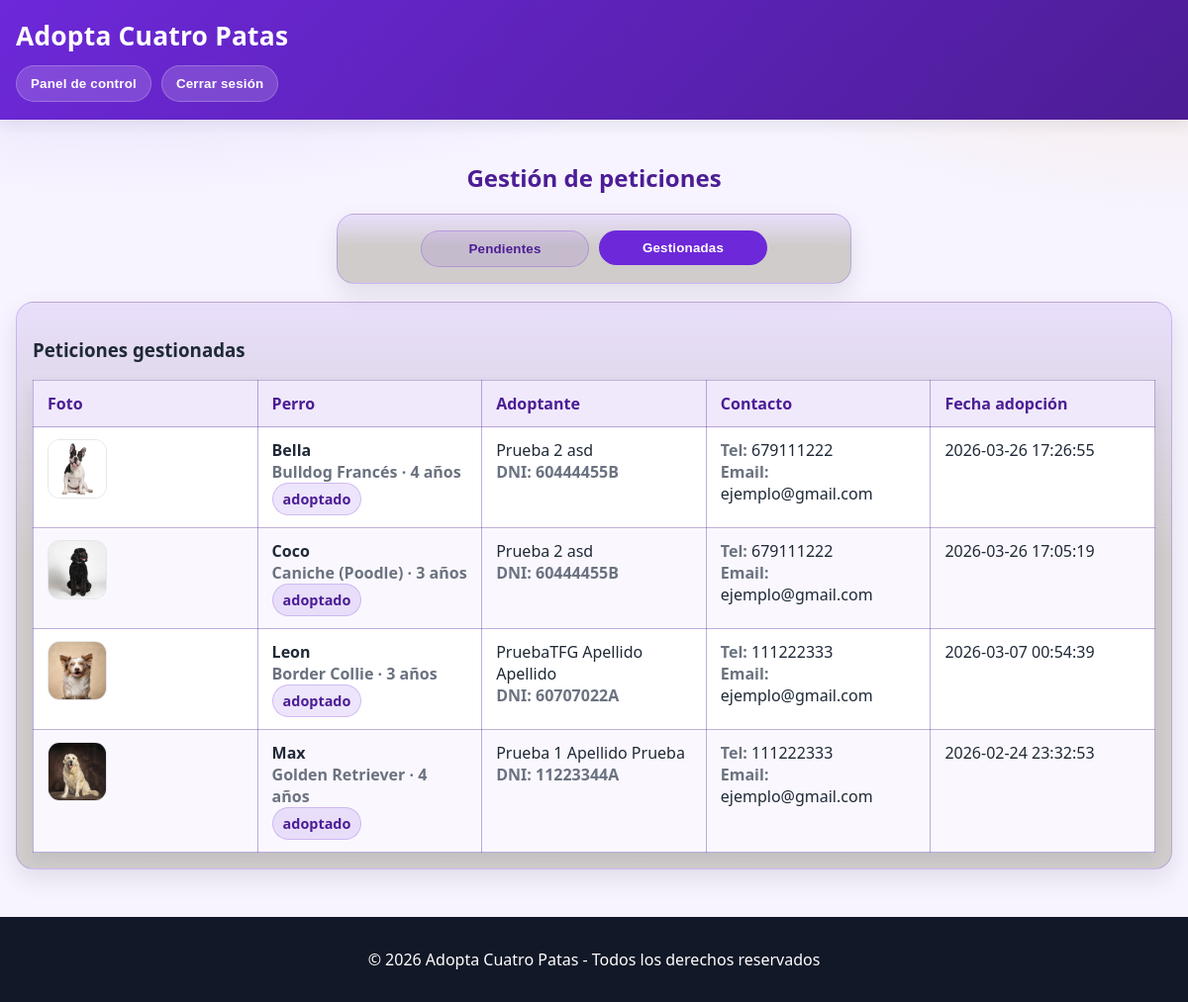
The page /admin/ver_peticiones.php?vista=gestionadas (signed in) on the database as committed earlier.
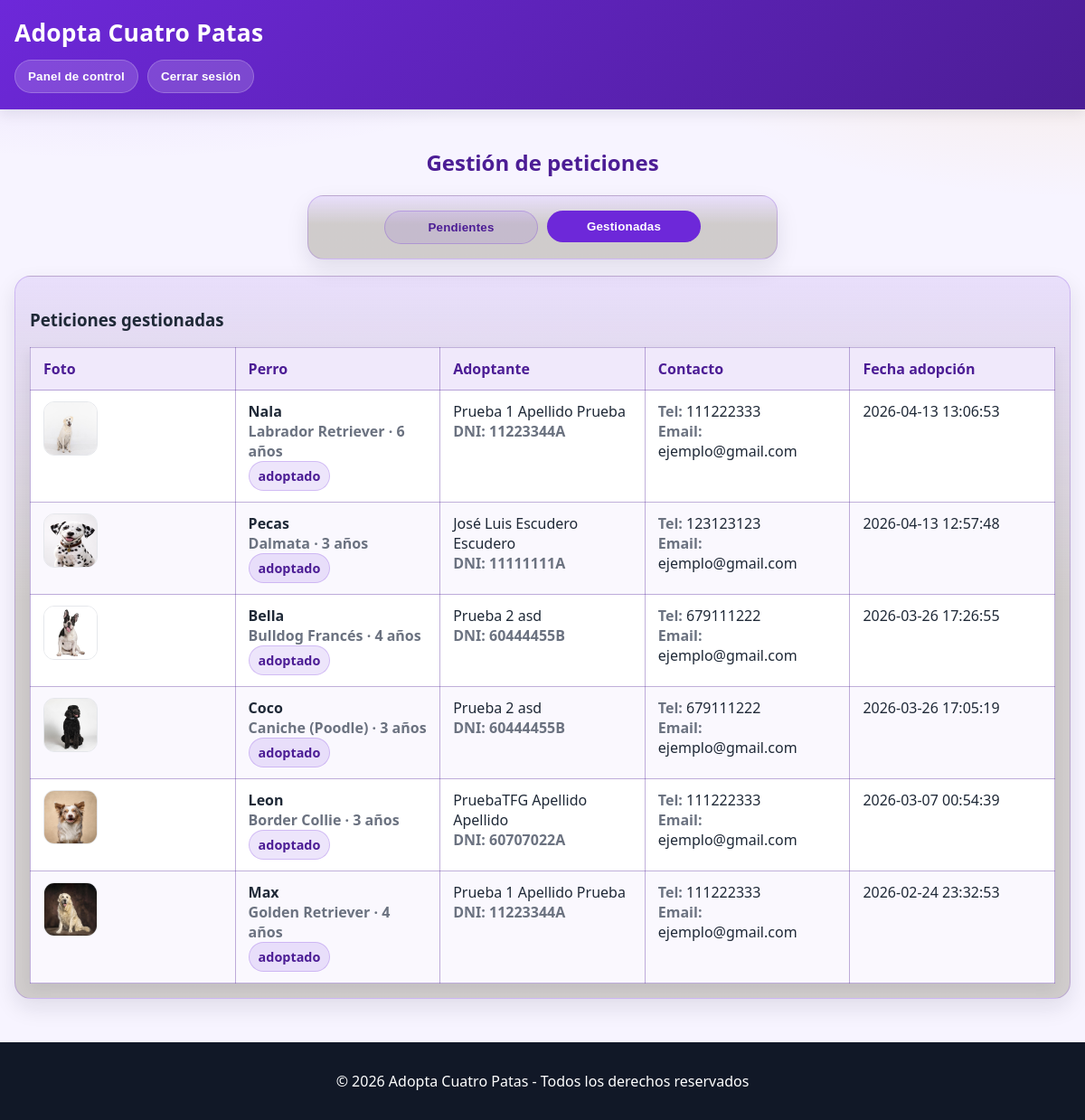
The same page on the database as committed later.
### tables this page shows
CREATE TABLE adopciones (
  id_adopcion    INTEGER PRIMARY KEY AUTOINCREMENT,
  id_perro       INTEGER NOT NULL UNIQUE,
  id_adoptante   INTEGER NOT NULL,
  id_solicitud   INTEGER,                         -- opcional: solicitud aprobada asociada
  adoptado_en    TEXT NOT NULL DEFAULT (datetime('now')),
  notas          TEXT,
  FOREIGN KEY (id_perro) REFERENCES perros(id_perro),
  FOREIGN KEY (id_adoptante) REFERENCES adoptantes(id_adoptante),
  FOREIGN KEY (id_solicitud) REFERENCES solicitudes_adopcion(id_solicitud)
);

CREATE TABLE perros (
  id_perro      INTEGER PRIMARY KEY AUTOINCREMENT,
  nombre        TEXT NOT NULL,
  raza          TEXT NOT NULL,
  edad_anios    INTEGER NOT NULL CHECK (edad_anios >= 0 AND edad_anios <= 40),
  descripcion   TEXT,
  estado        TEXT NOT NULL DEFAULT 'disponible'
                CHECK (estado IN ('disponible','adoptado','reservado','baja')),
  creado_por    INTEGER,                          -- usuario interno que lo publicó
  creado_en     TEXT NOT NULL DEFAULT (datetime('now')),
  actualizado_en TEXT,
  FOREIGN KEY (creado_por) REFERENCES usuarios_internos(id_usuario)
);

CREATE TABLE adoptantes (
  id_adoptante  INTEGER PRIMARY KEY AUTOINCREMENT,
  nombre        TEXT NOT NULL,
  apellidos     TEXT NOT NULL,
  dni           TEXT NOT NULL UNIQUE,
  telefono      TEXT NOT NULL,
  correo        TEXT NOT NULL,
  creado_en     TEXT NOT NULL DEFAULT (datetime('now'))
);

### admin/seguridad.php (called while the page is built, shortened)
<?php
function h(string $text): string
{
    return htmlspecialchars($text, ENT_QUOTES, 'UTF-8');
}

### admin/ver_peticiones.php (the view, shortened to what this page needs)
<?php
require_once __DIR__ . '/seguridad.php';
$db = abrir_db();
$vista = $_GET['vista'] ?? 'pendientes';
function foto_publica(int $id_perro): string {
    return "../img/perros/dog{$id_perro}.png";
}
function foto_sistema(int $id_perro): string {
    return __DIR__ . "/../img/perros/dog{$id_perro}.png";
}
?>
<!DOCTYPE html>
<html lang="es">
<head>
    <link rel="stylesheet" href="../estilos.css">
</head>
<body>
<header>
    <h1>Adopta Cuatro Patas</h1>
    <nav>
        <a href="panel_control.php"><button>Panel de control</button></a>
        <a href="cerrar_sesion.php"><button>Cerrar sesión</button></a>
    </nav>
</header>
<main class="pagina-formulario">
    <h2 class="form-titulo">Gestión de peticiones</h2>
    <section class="tarjeta-formulario peticiones-nav">
        <a href="ver_peticiones.php?vista=pendientes">
            <button type="button" class="<?php echo $vista === 'pendientes' ? 'btn-primario' : 'btn-secundario'; ?>">
                Pendientes
            </button>
        </a>
        <a href="ver_peticiones.php?vista=gestionadas">
            <button type="button" class="<?php echo $vista === 'gestionadas' ? 'btn-primario' : 'btn-secundario'; ?>">
                Gestionadas
            </button>
        </a>
    </section>
    <?php if ($vista === 'pendientes'): ?>
        <section class="tarjeta-formulario tabla-admin">
            <h3 class="subtitulo-admin">Peticiones pendientes</h3>
            <?php
            $pendientes = $db->query("
                SELECT s.*, p.nombre AS perro_nombre, p.raza AS perro_raza, p.edad_anios AS perro_edad, p.estado AS perro_estado
                FROM solicitudes_adopcion s
                JOIN perros p ON p.id_perro = s.id_perro
                WHERE s.estado IN ('pendiente','en_contacto','aprobada')
                ORDER BY s.creada_en DESC
            ");
            ?>
            <div class="tabla-wrapper">
                <table class="tabla-peticiones">
                    <thead>
                    <tr>
                        <th>Foto</th>
                        <th>Perro</th>
                        <th>Cliente</th>
                        <th>Contacto</th>
                        <th>Mensaje</th>
                        <th>Fecha</th>
                        <th>Acciones</th>
                    </tr>
                    </thead>
                    <tbody>
                    <?php
                    $hay = false;
                    while ($s = $pendientes->fetchArray(SQLITE3_ASSOC)):
                        $hay = true;
                        $idp = (int)$s['id_perro'];
                        $estadoPerro = (string)$s['perro_estado'];
                    ?>
                        <tr>
                            <td>
                                <?php if (file_exists(foto_sistema($idp))): ?>
                                    <img class="tabla-foto" src="<?php echo h(foto_publica($idp)); ?>" alt="Foto">
                                <?php else: ?>
                                    <em>Sin foto</em>
                                <?php endif; ?>
                            </td>
                            <td>
                                <strong><?php echo h((string)$s['perro_nombre']); ?></strong><br>
                                <span class="muted"><?php echo h((string)$s['perro_raza']); ?> · <?php echo (int)$s['perro_edad']; ?> años</span><br>
                                <span class="badge <?php echo badge_estado($estadoPerro); ?>">
                                    <?php echo h($estadoPerro); ?>
                                </span>
                            </td>
                            <td>
                                <?php echo h((string)$s['nombre']); ?> <?php echo h((string)$s['apellidos']); ?><br>
                                <span class="muted">DNI: <?php echo h((string)$s['dni']); ?></span>
                            </td>
                            <td>
                                <span class="muted">Tel:</span> <?php echo h((string)$s['telefono']); ?><br>
                                <span class="muted">Email:</span> <?php echo h((string)$s['correo']); ?>
                            </td>
                            <td><?php echo h((string)($s['mensaje'] ?? '')); ?></td>
                            <td><?php echo h((string)$s['creada_en']); ?></td>
                            <td>
                                <div class="acciones-inline">
                                    <form method="post">
                                        <input type="hidden" name="id_solicitud" value="<?php echo (int)$s['id_solicitud']; ?>">
                                        <input type="hidden" name="accion" value="validar">
                                        <button type="submit" class="btn-primario">Validar</button>
                                    </form>
                                    <form method="post" onsubmit="return confirm('¿Seguro que desea borrar esta solicitud?');">
                                        <input type="hidden" name="id_solicitud" value="<?php echo (int)$s['id_solicitud']; ?>">
                                        <input type="hidden" name="accion" value="borrar">
                                        <button type="submit" class="btn-peligro">Borrar</button>
                                    </form>
                                </div>
                            </td>
                        </tr>
                    <?php endwhile; ?>
                    <?php if (!$hay): ?>
                        <tr><td colspan="7"><em>No existen peticiones pendientes.</em></td></tr>
                    <?php endif; ?>
                    </tbody>
                </table>
            </div>
        </section>
    <?php else: ?>
        <section class="tarjeta-formulario tabla-admin">
            <h3 class="subtitulo-admin">Peticiones gestionadas</h3>
            <?php
            $gestionadas = $db->query("
                SELECT
                    a.id_adopcion,
                    a.adoptado_en,
                    p.id_perro,
                    p.nombre AS perro_nombre,
                    p.raza AS perro_raza,
                    p.edad_anios AS perro_edad,
                    o.nombre AS adoptante_nombre,
                    o.apellidos AS adoptante_apellidos,
                    o.dni AS adoptante_dni,
                    o.telefono AS adoptante_telefono,
                    o.correo AS adoptante_correo
                FROM adopciones a
                JOIN perros p ON p.id_perro = a.id_perro
                JOIN adoptantes o ON o.id_adoptante = a.id_adoptante
                ORDER BY a.adoptado_en DESC
            ");
            ?>
            <div class="tabla-wrapper">
                <table class="tabla-peticiones">
                    <thead>
                    <tr>
                        <th>Foto</th>
                        <th>Perro</th>
                        <th>Adoptante</th>
                        <th>Contacto</th>
                        <th>Fecha adopción</th>
                    </tr>
                    </thead>
                    <tbody>
                    <?php
                    while ($g = $gestionadas->fetchArray(SQLITE3_ASSOC)):
                        $idp = (int)$g['id_perro'];
                    ?>
                        <tr>
                            <td>
                                <?php if (file_exists(foto_sistema($idp))): ?>
                                    <img class="tabla-foto" src="<?php echo h(foto_publica($idp)); ?>" alt="Foto">
                                <?php else: ?>
                                    <em>Sin foto</em>
                                <?php endif; ?>
                            </td>
                            <td>
                                <strong><?php echo h((string)$g['perro_nombre']); ?></strong><br>
                                <span class="muted"><?php echo h((string)$g['perro_raza']); ?> · <?php echo (int)$g['perro_edad']; ?> años</span><br>
                                <span class="badge badge-morado">adoptado</span>
                            </td>
                            <td>
                                <?php echo h((string)$g['adoptante_nombre']); ?> <?php echo h((string)$g['adoptante_apellidos']); ?><br>
                                <span class="muted">DNI: <?php echo h((string)$g['adoptante_dni']); ?></span>
                            </td>
                            <td>
                                <span class="muted">Tel:</span> <?php echo h((string)$g['adoptante_telefono']); ?><br>
                                <span class="muted">Email:</span> <?php echo h((string)$g['adoptante_correo']); ?>
                            </td>
                            <td><?php echo h((string)$g['adoptado_en']); ?></td>
                        </tr>
                    <?php endwhile; ?>
                    </tbody>
                </table>
            </div>
        </section>
    <?php endif; ?>
</main>
<footer>
    <p>&copy; 2026 Adopta Cuatro Patas - Todos los derechos reservados</p>
</footer>
</body>
</html>

### estilos.css (style rules this page uses)
:root { --color-primario: #6D28D9; --color-primario-2: #4C1D95; --color-acento: #22C55E; --color-acento-2: #F59E0B; --fondo: #F7F4FF; --superficie: #FFFFFF; --texto: #1F2937; --muted: #6B7280; --borde: #E5E7EB; --borde-morado: rgba(109, 40, 217, 0.25); --linea-tabla: rgba(76, 29, 149, 0.35); --sombra: 0 10px 24px rgba(17, 24, 39, 0.10); --sombra-suave: 0 6px 14px rgba(17, 24, 39, 0.08); --r-xl: 18px; --r-lg: 14px; --r-md: 12px; --max-ancho: 1200px; }
* { box-sizing: border-box; }
html, body { height: 100%; }
body { margin: 0; font-family: system-ui, -apple-system, Segoe UI, Roboto, Arial, sans-serif; color: var(--texto); background: radial-gradient(1200px 500px at 10% -10%, rgba(109, 40, 217, 0.18), transparent 60%), radial-gradient(900px 400px at 100% 0%, rgba(245, 158, 11, 0.12), transparent 55%), var(--fondo); min-height: 100vh; display: flex; flex-direction: column; }
main { max-width: var(--max-ancho); margin: 0 auto; padding: 22px 16px; flex: 1; }
.muted { color: var(--muted); font-weight: 600; }
header { background: linear-gradient(135deg, var(--color-primario), var(--color-primario-2)); color: #fff; padding: 18px 16px; position: sticky; top: 0; z-index: 10; box-shadow: var(--sombra-suave); }
header h1 { margin: 0 0 12px 0; font-size: 1.65rem; letter-spacing: 0.2px; }
nav { display: flex; gap: 10px; flex-wrap: wrap; }
nav a { text-decoration: none; }
footer { background: #111827; color: #fff; text-align: center; padding: 16px; margin-top: 26px; }
button { border: none; cursor: pointer; border-radius: 999px; padding: 10px 14px; font-weight: 800; letter-spacing: 0.2px; transition: transform 0.08s ease, filter 0.15s ease, box-shadow 0.15s ease; }
nav button { background: rgba(255, 255, 255, 0.16); color: #fff; border: 1px solid rgba(255, 255, 255, 0.22); }
.btn-primario { background: var(--color-primario); color: #fff; }
.btn-secundario { background: rgba(109, 40, 217, 0.10); color: var(--color-primario-2); border: 1px solid var(--borde-morado); }
.pagina-formulario { display: flex; flex-direction: column; align-items: center; }
.form-titulo { text-align: center; color: var(--color-primario-2); margin-bottom: 20px; }
.tarjeta-formulario { width: 100%; max-width: 620px; background: linear-gradient(180deg, rgba(109, 40, 217, 0.10), rgba(207, 203, 203, 0.98) 45%); border: 1px solid rgba(109, 40, 217, 0.22); box-shadow: var(--sombra); border-radius: var(--r-xl); padding: 16px; }
.tabla-wrapper { width: 100%; overflow-x: visible; }
table { width: 100%; border-collapse: collapse; background: var(--superficie); border: 1px solid var(--linea-tabla); box-shadow: var(--sombra-suave); border-radius: 0; overflow: visible; }
th, td { padding: 12px 14px; text-align: left; vertical-align: top; border: 1px solid var(--linea-tabla); }
th { background: rgba(109, 40, 217, 0.10); color: var(--color-primario-2); font-weight: 900; }
tbody tr:nth-child(even) td { background: rgba(109, 40, 217, 0.03); }
.tabla-foto { width: 60px; height: 60px; object-fit: cover; border-radius: 12px; border: 1px solid var(--borde); }
.badge { display: inline-block; padding: 6px 10px; border-radius: 999px; font-weight: 800; font-size: 0.9rem; border: 1px solid rgba(0, 0, 0, 0.08); }
.badge-morado { background: rgba(109, 40, 217, 0.12); border-color: rgba(109, 40, 217, 0.22); color: var(--color-primario-2); }
.peticiones-nav { max-width: 520px; display: flex; gap: 10px; justify-content: center; margin-bottom: 18px; }
.peticiones-nav a { text-decoration: none; display: block; }
.peticiones-nav button { width: 100%; min-width: 170px; }
.tabla-admin, .tabla-usuarios, .tabla-animales, .tabla-peticiones { width: 100%; max-width: 100%; table-layout: fixed; }

Rows that differ between the two databases and show on the page:
added adopciones: shows a picture, id_perro.nombre "Nala", id_perro.raza "Labrador Retriever", id_perro.edad_anios "6", id_adoptante.nombre "Prueba 1", id_adoptante.apellidos "Apellido Prueba", id_adoptante.dni "11223344A", id_adoptante.telefono "111222333", id_adoptante.correo "ejemplo@gmail.com", adoptado_en "2026-04-13 13:06:53"
added adopciones: shows a picture, id_perro.nombre "Pecas", id_perro.raza "Dalmata", id_perro.edad_anios "3", id_adoptante.nombre "José Luis", id_adoptante.apellidos "Escudero Escudero", id_adoptante.dni "11111111A", id_adoptante.telefono "123123123", id_adoptante.correo "ejemplo@gmail.com", adoptado_en "2026-04-13 12:57:48"
